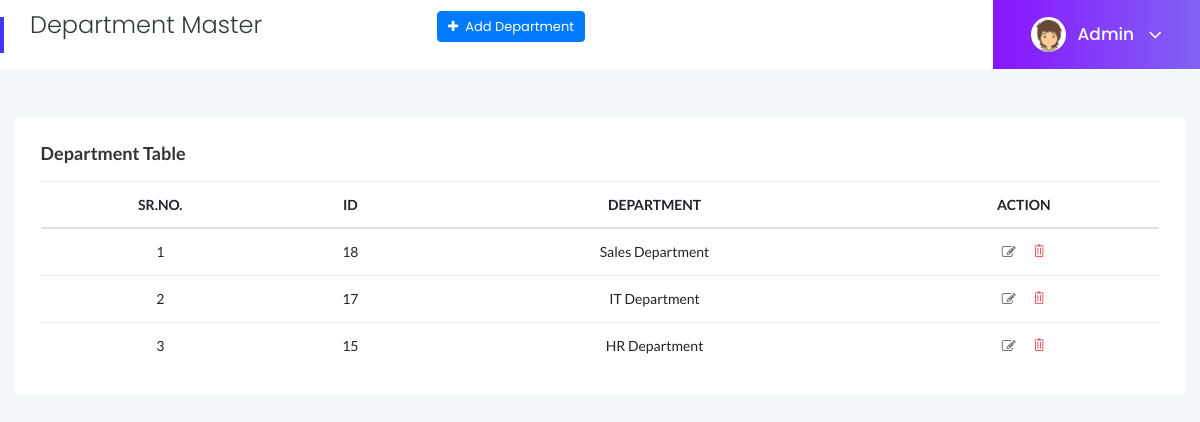
The page /index.php (signed in) on the database its author committed.
### tables this page shows
CREATE TABLE IF NOT EXISTS `department` (
  `id` int NOT NULL AUTO_INCREMENT,
  `department` varchar(255) NOT NULL,
  PRIMARY KEY (`id`)
);

### index.php (the view, shortened to what this page needs)
<?php
require('header.php');
$result = mysqli_query($conn, "select * from `department` order by `id` desc");
?>
 <div class="main-content">
    <div class="page-title-area">
        <div class="row align-items-center">
            <div class="col-sm-6">
                <div class="breadcrumbs-area clearfix">
                    <h4 class="page-title pull-left">Department Master</h4>
                    <a href="add_department.php" class="btn btn-primary mb-3 pull-right btn-xs"><i class="fa fa-plus"></i> &nbsp;Add Department</a>
                </div>
            </div>
            <?php require('logout_script.php'); ?>
        </div>
    </div>
    <div class="main-content-inner">
        <div class="row">
            <div class="col-12 mt-5">
                <div class="card">
                    <div class="card-body">
                        <h4 class="header-title">Department Table</h4>
                        <div class="single-table">
                            <div class="table-responsive">
                                <table class="table table-hover progress-table text-center">
                                    <thead class="text-uppercase">
                                        <tr>
                                            <th scope="col">Sr.No.</th>
                                            <th scope="col">ID</th>
                                            <th scope="col">Department</th>
                                            <th scope="col" colspan="2">Action</th>
                                        </tr>
                                    </thead>
                                    <tbody>
                                        <?php
                                        $i = 1;
                                        while($row = mysqli_fetch_assoc($result)) {
                                        ?>
                                        <tr>
                                            <td><?php echo $i; ?></td>
                                            <td><?php echo $row['id']; ?></td>
                                            <td><?php echo $row['department']; ?></td>
                                            <td>
                                                <ul class="d-flex justify-content-center">
                                                    <li class="mr-3"><a href="add_department.php?id=<?php echo $row['id']; ?>" class="text-secondary"><i class="fa fa-edit"></i></a></li>
                                                    <li><a href="index.php?id=<?php echo $row['id']; ?>&type=delete" class="text-danger"><i class="ti-trash"></i></a></li>
                                                </ul>
                                            </td>
                                        </tr>
                                        <?php
                                        $i++;
                                         } ?>
                                    </tbody>
                                </table>
                            </div>
                        </div>
                    </div>
                </div>
            </div>
        </div>
    </div>
<?php require('footer.php');?>

### assets/css/styles.css (style rules this page uses)
.card { border: none; border-radius: 4px; background-color: #fff; -webkit-transition: all 0.3s ease 0s; transition: all 0.3s ease 0s; }
.card-body { padding: 25.6px; padding: 1.6rem; }
.main-content { width: 100%; background: #F3F8FB; }
.main-content-inner { padding: 0 30px 50px; }
.page-title-area { padding: 0 30px; background: #fff; position: relative; }
.page-title-area:before { content: ''; position: absolute; left: 0; top: 50%; width: 4px; height: 36px; background: var(--primary-color); -webkit-transform: translateY(-50%); transform: translateY(-50%); }
.page-title { font-size: 24px; font-weight: 300; color: #313b3d; letter-spacing: 0; margin-right: 30px; }
.header-title { font-family: 'Lato', sans-serif; font-size: 18px; font-weight: 600; letter-spacing: 0; color: #333; text-transform: capitalize; margin-bottom: 17px; }
.btn { padding: 11px 17px; font-size: 13px; letter-spacing: 0; }
.btn-xs { padding: 5px 10px; }
.single-table .table { margin-bottom: 0; }
table tr th { border-bottom: none; }
table tr th, table tr td { border-top: 1px solid rgba(120, 130, 140, 0.13) !important; }
table tr td [class^="ti-"] { cursor: pointer; }

### rows shown on the page
department: id "18", department "Sales Department"
department: id "17", department "IT Department"
department: id "15", department "HR Department"

### other values the page prints
$_SESSION['ADMIN_USERNAME'] "Admin"
